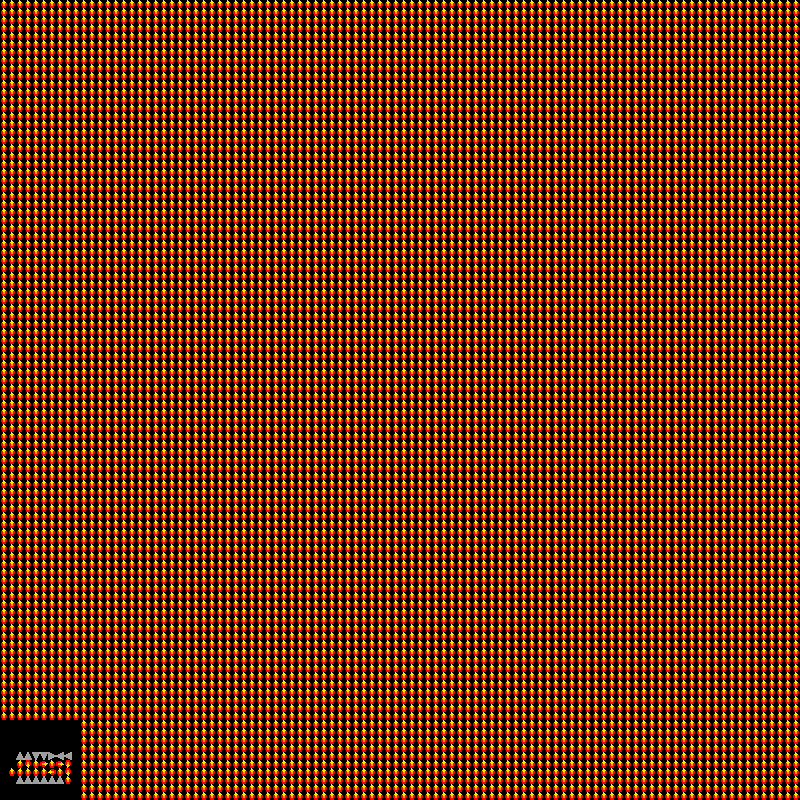

A 2D game scene composited from a Tiled map and its tileset images. What follows is a short description and the map's XML, with each tile layer's data collapsed to a summary:
An orthogonal 100x100 tile map with 8x8 px tiles, 1 tile layer (Tile Layer 1).

<map version="1.0" tiledversion="1.0.3" orientation="orthogonal" renderorder="right-down" width="100" height="100" tilewidth="8" tileheight="8" nextobjectid="1">
 <tileset firstgid="1" source="traps.tsx" />
 <layer name="Tile Layer 1" width="100" height="100">
  <data>[10000 cells, 9965 non-empty, 5 distinct tile ids]</data>
 </layer>
</map>
